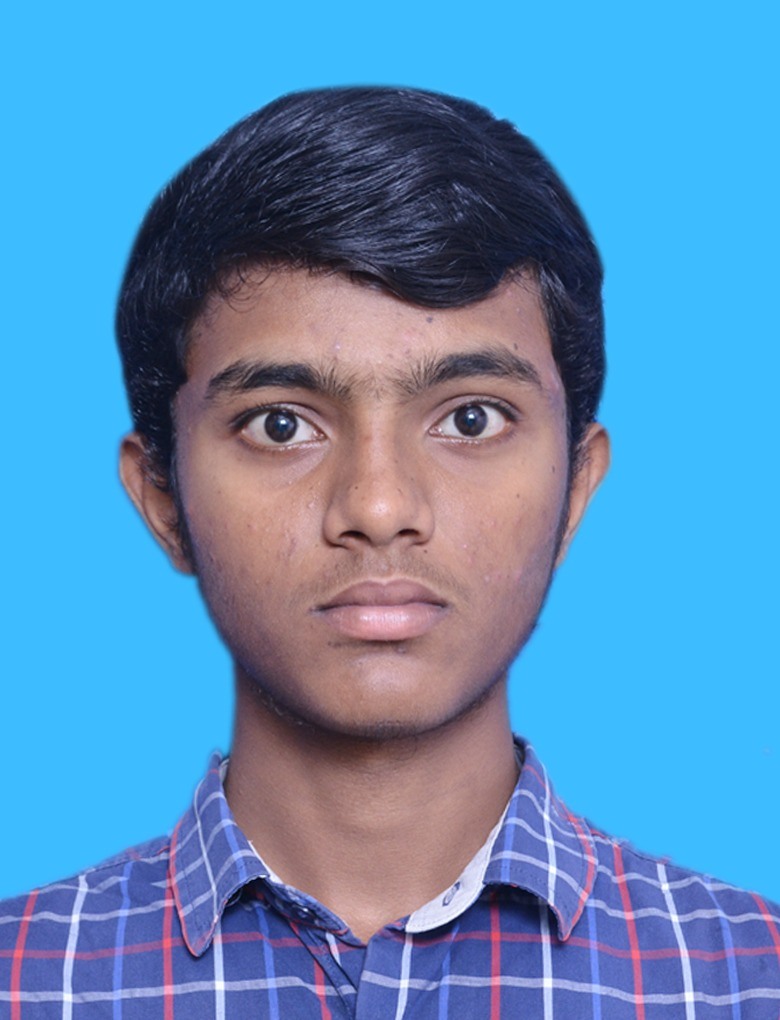
#> input picture All Files/ML/Face Classification/test/1234.jpg, 780 x 1020 px
$ jupyter execute dataCleaning.ipynb   (shell and % lines are left out)
#> lines starting #> are read from the running program, lines starting #| are printed output that depends on the picture; after the words box and inside, x2 and y2 are one past the last pixel; in counts of white or black regions, pixels touching at a corner belong together
# Sports Celebrity Image Classification: Data Cleaning

[cell 1]
import matplotlib.pyplot as plt

[cell 2]
import numpy as np
import cv2

[cell 3]
img = cv2.imread("./test/1234.jpg")
#> img is the input picture: shape (1020, 780, 3); mean B, G, R 186.2, 141.5, 90.4

[cell 4]
img1 = cv2.imread('./images/cat/download (1).jpg')
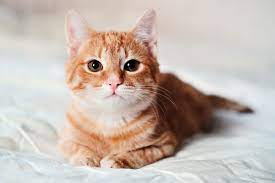
#> input picture All Files/ML/Face Classification/images/cat/download (1).jpg, 275 x 183 px
#> img1 is the input picture: shape (183, 275, 3); mean B, G, R 178, 185.6, 198.9
plt.imshow(img1)

[cell 5]
img.shape
#> Out = (1020, 780, 3)

[cell 6]
plt.imshow(img)

[cell 7]
gray = cv2.cvtColor(img, cv2.COLOR_BGR2GRAY)
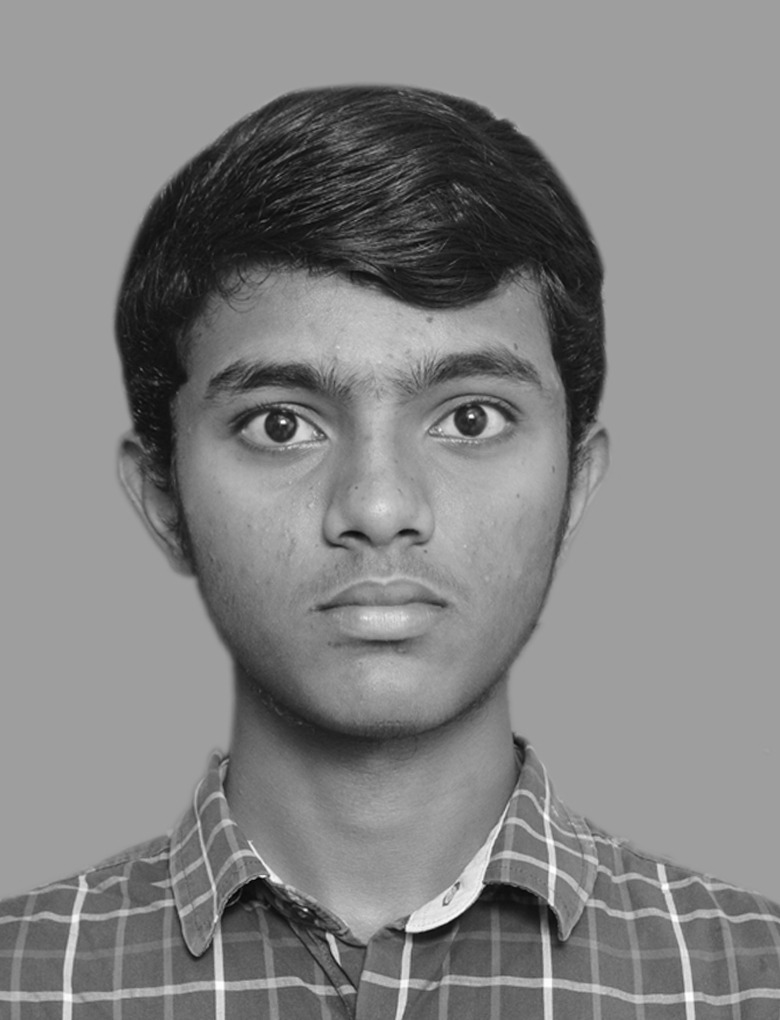
#> gray: shape (1020, 780); min 2, max 255, mean 131.5
gray.shape
#> Out = (1020, 780)

[cell 8]
gray

### It's Me 🥴

[cell 9]
plt.imshow(gray, cmap='gray')

[cell 10]
face_cascade = cv2.CascadeClassifier('./haarcascade/haarcascade_frontalface_default.xml')
eye_cascade = cv2.CascadeClassifier('./haarcascades/haarcascade_eye.xml')

[cell 11]
faces  = face_cascade.detectMultiScale(gray, 1.3, 5)
#> faces = [[120, 217, 510, 510]]

[cell 12]
faces
#> Out = [[120, 217, 510, 510]]

[cell 13]
(x,y,w,h) = faces[0]
#> x = 120; y = 217; w = 510; h = 510
x,y,w,h
#> Out = (120, 217, 510, 510)

[cell 14]
face_img = cv2.rectangle(img,(x,y),(x+w,y+h),(255,0,0),2)
plt.imshow(face_img)

[cell 15]
eye_cascade = cv2.CascadeClassifier(cv2.data.haarcascades + 'haarcascade_eye.xml')
cv2.destroyAllWindows()
for (x,y,w,h) in faces:
    face_img = cv2.rectangle(img,(x,y),(x+w,y+h),(255,0,0),2)
    roi_gray = gray[y:y+h, x:x+w]
    roi_color = face_img[y:y+h, x:x+w]
    eyes = eye_cascade.detectMultiScale(roi_gray)
    for (ex,ey,ew,eh) in eyes:
        cv2.rectangle(roi_color,(ex,ey),(ex+ew,ey+eh),(0,255,0),2)
#> this loop made 1 pass
#> (x, y, w, h, eyes) on pass 1: (120, 217, 510, 510, [[96, 151, 109, 109], [291, 144, 112, 112]])
#> pass 1, `roi_gray = gray[y:y+h, x:x+w]`:
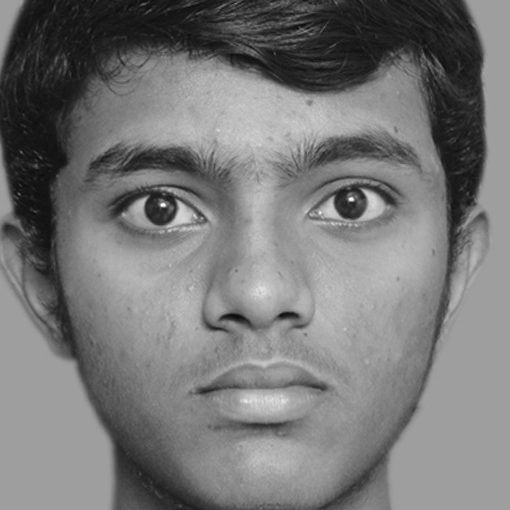
#> roi_gray: shape (510, 510); min 9, max 251, mean 119.1
#> pass 1, `roi_color = face_img[y:y+h, x:x+w]`:
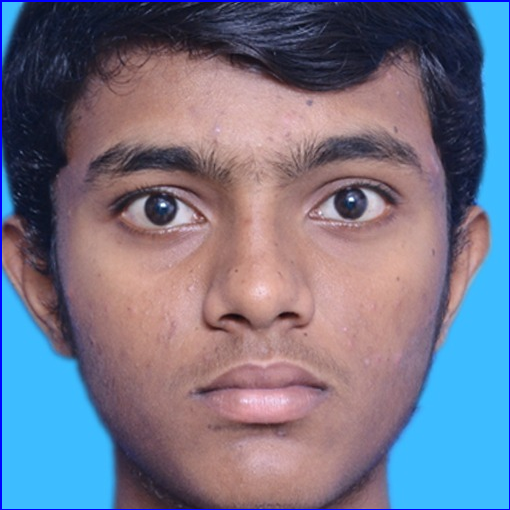
#> roi_color: shape (510, 510, 3); mean B, G, R 135.7, 116.1, 115.4
#> after the loop:
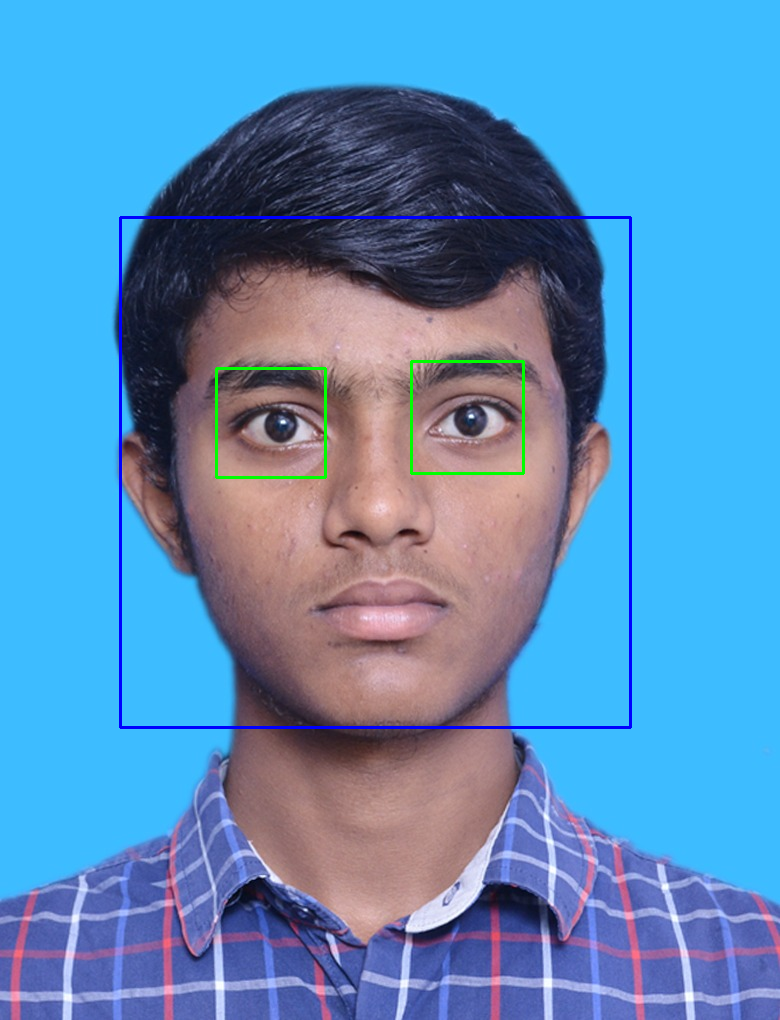
#> img: shape (1020, 780, 3); mean B, G, R 186.4, 140.9, 89.4
#> after the loop:
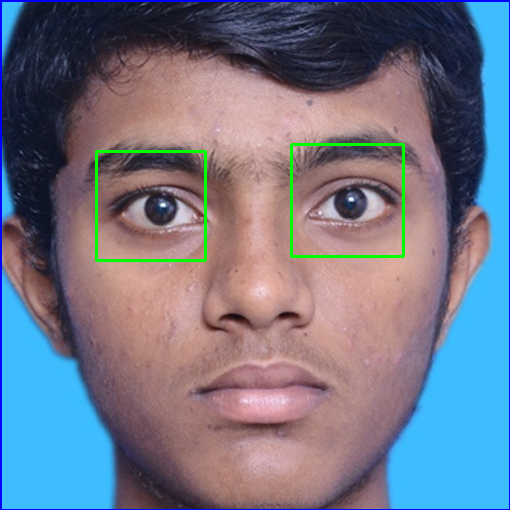
#> roi_color: shape (510, 510, 3); 1.02% of pixels changed, all inside (x1, y1, x2, y2) = (95, 143, 405, 262)


plt.figure()
plt.imshow(face_img, cmap='gray')
plt.show()

[cell 16]
plt.imshow(roi_color, cmap='gray')

[cell 17]
def get_cropped_image_if_2_eyes(image_path):
#> called with image_path = './test/1234.jpg'
    img = cv2.imread(image_path)
    gray = cv2.cvtColor(img, cv2.COLOR_BGR2GRAY)
    faces = face_cascade.detectMultiScale(gray, 1.3, 5)
#> faces = [[120, 217, 510, 510]]
    for (x,y,w,h) in faces:
        roi_gray = gray[y:y+h, x:x+w]
        roi_color = img[y:y+h, x:x+w]
        eyes = eye_cascade.detectMultiScale(roi_gray)
        if len(eyes) >= 2:
            return roi_color

[cell 18]
original_image = cv2.imread('./test/1234.jpg')
plt.imshow(original_image)

[cell 19]
cropped_image = get_cropped_image_if_2_eyes('./test/1234.jpg')
plt.imshow(cropped_image)

[cell 20]
path_to_data = "./images/"
path_to_cr_data = "./images/cropped/"

[cell 21]
import os
import shutil

[cell 22]
img_dirs = [entry.path for entry in os.scandir(path_to_data) if entry.is_dir()]

[cell 23]
img_dirs

[cell 24]
if os.path.exists(path_to_cr_data):
    shutil.rmtree(path_to_cr_data)

os.mkdir(path_to_cr_data)

[cell 25]
cropped_image_dirs = []
celebrity_file_names_dict = {}

for img_dir in img_dirs:
    count = 1
    celebrity_name = img_dir.split('/')[-1]
    print(celebrity_name)

    celebrity_file_names_dict[celebrity_name] = []

    for entry in os.scandir(img_dir):
        roi_color = get_cropped_image_if_2_eyes(entry.path)
#> call 2 of get_cropped_image_if_2_eyes, with image_path = './images/cat/download.jpg'
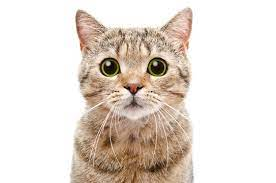
#> input picture All Files/ML/Face Classification/images/cat/download.jpg, 276 x 183 px
#> in get_cropped_image_if_2_eyes, img is the input picture: shape (183, 276, 3); mean B, G, R 210.8, 219.1, 228.9
#> in get_cropped_image_if_2_eyes (call 2), `gray = cv2.cvtColor(img, cv2.COLOR_BGR2GRAY)`:
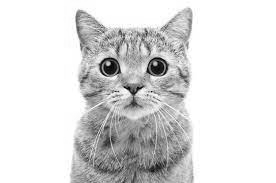
#> gray: shape (183, 276); min 2, max 255, mean 221.1
#> in get_cropped_image_if_2_eyes (call 2), `faces = face_cascade.detectMultiScale(gray, 1.3, 5)`: faces = ()
